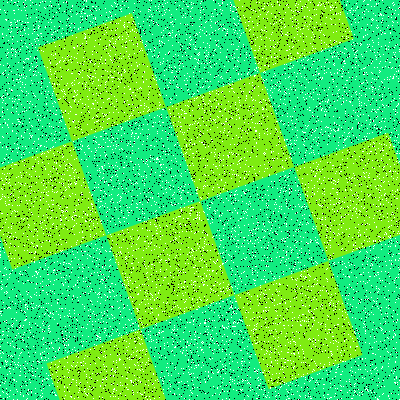
#> input picture Noise_Images_Salt_And_Pepper_10_Percent/noisy_checkered_triangles_color_126_236_17_angle_110_bckgrnd_17_236_127.png, 400 x 400 px
$ python visualization.py --original Noise_Images_Salt_And_Pepper_10_Percent --noisy Noise_Images_Salt_And_Pepper_10_Percent
#> lines starting #> are read from the running program, lines starting #| are printed output that depends on the picture
import cv2
import numpy as np
import matplotlib.pyplot as plt
from matplotlib.figure import Figure
from pathlib import Path
from typing import List, Tuple, Optional
import argparse
import sys


class ImageVisualizor:

    def __init__(self, original_image_path, noisey_image_path) -> None:
        self._original_images: List[np.ndarray] = []
        self._noisey_images: List[np.ndarray] = []

        self.original_image_path: Path = Path(original_image_path)
        self.noisey_image_path: Path = Path(noisey_image_path)


    def load_images(self) -> None:
        """Load matched pairs of images from both directories."""
        og_images: List[np.ndarray] = []
        noisey_images: List[np.ndarray] = []

        # Load multiple image formats
        image_extensions = ["*.png", "*.jpg", "*.jpeg"]

        # Get original images with their filenames
        original_files = []
        for ext in image_extensions:
            original_files.extend(list(self.original_image_path.glob(ext)))

        original_files = sorted(original_files)

        print(f"Found {len(original_files)} original image(s)")

        # For each original image, find matching noisy image
        for orig_path in original_files:
            # Try to find matching noisy image
            # First try with same filename
            noisy_path = self.noisey_image_path / orig_path.name

            # If not found, try with "noisy_" prefix
            if not noisy_path.exists():
                noisy_path = self.noisey_image_path / f"noisy_{orig_path.name}"

            # If still not found, try other common prefixes
            if not noisy_path.exists():
                noisy_path = self.noisey_image_path / f"noise_{orig_path.name}"

            if noisy_path.exists():
                orig_img = cv2.imread(str(orig_path))
#> orig_img is the input picture: shape (400, 400, 3); mean B, G, R 83.5, 225.8, 70.9
                noisy_img = cv2.imread(str(noisy_path))

                if orig_img is not None and noisy_img is not None:
                    # Check if dimensions match
                    if orig_img.shape == noisy_img.shape:
                        og_images.append(orig_img)
                        noisey_images.append(noisy_img)
                        print(f"✓ Loaded pair: {orig_path.name} (shape: {orig_img.shape})")
#| ✓ Loaded pair: noisy_checkered_triangles_color_126_236_17_angle_110_bckgrnd_17_236_127.png (shape: (400, 400, 3))
                    else:
                        print(f"✗ Skipped {orig_path.name}: dimension mismatch "
                              f"(orig: {orig_img.shape}, noisy: {noisy_img.shape})")
                else:
                    print(f"✗ Failed to load: {orig_path.name}")
            else:
                print(f"✗ No matching noisy image for: {orig_path.name}")

        self._original_images = og_images
#> self._original_images = 2 items
        self._noisey_images = noisey_images
#> self._noisey_images = 2 items

        print(f"\nSuccessfully loaded {len(self._original_images)} matching image pairs")
#| Successfully loaded 2 matching image pairs

        if len(self._original_images) == 0:
            print("\nWarning: No matching image pairs found!")
            print("Make sure:")
            print("  1. Noisy images have the same filename as originals")
            print("  2. OR noisy images have 'noisy_' or 'noise_' prefix")
            print("  3. Both images have the same dimensions")

    @staticmethod
    def _get_image_stats(original_image: np.ndarray, noisey_image: np.ndarray) -> None:

        # Validate image dimensions match
        if original_image.shape != noisey_image.shape:
            raise ValueError(
                f"Image dimensions don't match! "
                f"Original: {original_image.shape}, Noisy: {noisey_image.shape}"
            )

        # Extract original image channels
        orig_b = original_image[:, :, 0].flatten()
        orig_g = original_image[:, :, 1].flatten()
        orig_r = original_image[:, :, 2].flatten()
        orig_total = original_image.flatten()

        # Calculate original image statistics
        orig_mean_b = np.mean(orig_b)
        orig_sigma_b = np.std(orig_b)

        orig_mean_g = np.mean(orig_g)
        orig_sigma_g = np.std(orig_g)

        orig_mean_r = np.mean(orig_r)
        orig_sigma_r = np.std(orig_r)

        orig_mean_total = np.mean(orig_total)
        orig_sigma_total = np.std(orig_total)

        # calculate the difference between og and noisey images
        noise = noisey_image.astype(np.float32) - original_image.astype(np.float32)

        # extract noise for each channel
        noise_b = noise[:, :, 0].flatten()
        noise_g = noise[:, :, 1].flatten()
        noise_r = noise[:, :, 2].flatten()
        noise_total = noise.flatten()

        # calculate noise statistics
        # BLUE channel noise statistics
        mean_b = np.mean(noise_b)
        sigma_b = np.std(noise_b)

        # GREEN channel statistics
        mean_g = np.mean(noise_g)
        sigma_g = np.std(noise_g)

        # RED channel statistics
        mean_r = np.mean(noise_r)
        sigma_r = np.std(noise_r)

        # TOTAL channels statistics
        mean_total = np.mean(noise_total)
        sigma_total = np.std(noise_total)


        print("========== Original Image Statistics ==========")
        print(f"\nBlue Channel Stats:")
        print(f"  Mean (μ): {orig_mean_b:.4f}")
        print(f"  Std Dev (σ): {orig_sigma_b:.4f}")
        print(f"  Min: {np.min(orig_b):.4f}")
        print(f"  Max: {np.max(orig_b):.4f}")

        print(f"\nGreen Channel Stats:")
        print(f"  Mean (μ): {orig_mean_g:.4f}")
        print(f"  Std Dev (σ): {orig_sigma_g:.4f}")
        print(f"  Min: {np.min(orig_g):.4f}")
        print(f"  Max: {np.max(orig_g):.4f}")

        print(f"\nRed Channel Stats:")
        print(f"  Mean (μ): {orig_mean_r:.4f}")
        print(f"  Std Dev (σ): {orig_sigma_r:.4f}")
        print(f"  Min: {np.min(orig_r):.4f}")
        print(f"  Max: {np.max(orig_r):.4f}")

        print(f"\nCombined (All Channels) Stats:")
        print(f"  Mean (μ): {orig_mean_total:.4f}")
        print(f"  Std Dev (σ): {orig_sigma_total:.4f}")
        print(f"  Min: {np.min(orig_total):.4f}")
        print(f"  Max: {np.max(orig_total):.4f}")
        print("=" * 48)

        print("\n========== Image Noise Statistics ==========")
        print(f"\nBlue Channel Stats:")
        print(f"  Mean (μ): {mean_b:.4f}")
        print(f"  Std Dev (σ): {sigma_b:.4f}")
        print(f"  Min: {np.min(noise_b):.4f}")
        print(f"  Max: {np.max(noise_b):.4f}")

        print(f"\nGreen Channel Stats:")
        print(f"  Mean (μ): {mean_g:.4f}")
        print(f"  Std Dev (σ): {sigma_g:.4f}")
        print(f"  Min: {np.min(noise_g):.4f}")
        print(f"  Max: {np.max(noise_g):.4f}")

        print(f"\nRed Channel Stats:")
        print(f"  Mean (μ): {mean_r:.4f}")
        print(f"  Std Dev (σ): {sigma_r:.4f}")
        print(f"  Min: {np.min(noise_r):.4f}")
        print(f"  Max: {np.max(noise_r):.4f}")

        print(f"\nCombined (All Channels) Stats:")
        print(f"  Mean (μ): {mean_total:.4f}")
        print(f"  Std Dev (σ): {sigma_total:.4f}")
        print(f"  Min: {np.min(noise_total):.4f}")
        print(f"  Max: {np.max(noise_total):.4f}")
        print("=" * 44)

    @staticmethod
    def _plot_image_histogram(original_image: np.ndarray, noisey_image: np.ndarray) -> Tuple[Figure, np.ndarray]:

        # Validate image dimensions match
        if original_image.shape != noisey_image.shape:
            raise ValueError(
                f"Image dimensions don't match! "
                f"Original: {original_image.shape}, Noisy: {noisey_image.shape}"
            )

        # Convert BGR to RGB for matplotlib display
        original_rgb = cv2.cvtColor(original_image, cv2.COLOR_BGR2RGB)
        noisey_rgb = cv2.cvtColor(noisey_image, cv2.COLOR_BGR2RGB)

        fig, axs = plt.subplots(nrows=4, ncols=3, figsize=(21, 12))

        # Row 1: Image comparisons
        axs[0, 0].imshow(original_rgb)
        axs[0, 0].set_title("Original Image", fontsize=12, fontweight='bold')
        axs[0, 0].axis("off")

        axs[0, 1].imshow(noisey_rgb)
        axs[0, 1].set_title("Noisy Image", fontsize=12, fontweight='bold')
        axs[0, 1].axis("off")

        # Calculate the noise (difference between images)
        noise = noisey_image.astype(np.float32) - original_image.astype(np.float32)

        # Visualize noise (normalize for display)
        noise_vis = (noise - noise.min()) / (noise.max() - noise.min()) * 255
        noise_vis = noise_vis.astype(np.uint8)
        noise_vis_rgb = cv2.cvtColor(noise_vis, cv2.COLOR_BGR2RGB)

        axs[0, 2].imshow(noise_vis_rgb)
        axs[0, 2].set_title("Noise Visualization (Normalized)", fontsize=12, fontweight='bold')
        axs[0, 2].axis("off")

        # Extract noise channels for histogram plotting
        noise_b = noise[:, :, 0].flatten()
        noise_g = noise[:, :, 1].flatten()
        noise_r = noise[:, :, 2].flatten()
        noise_combined = noise.flatten()

        # row 2: Per-channel noise histograms with Gaussian overlays
        colors = ['blue', 'green', 'red']
        noise_channels = [noise_b, noise_g, noise_r]
        channel_names = ['Blue Channel', 'Green Channel', 'Red Channel']

        for i, (noise_ch, color, name) in enumerate(zip(noise_channels, colors, channel_names)):
            ax = axs[1, i]

            # lot histogram
            counts, bins, patches = ax.hist(noise_ch, bins=100, color=color, alpha=0.7,
                                           edgecolor='black', linewidth=0.5)

            # overlay Gaussian fit
            mu = np.mean(noise_ch)
            sigma = np.std(noise_ch)
            x = np.linspace(noise_ch.min(), noise_ch.max(), 100)
            gaussian_fit = len(noise_ch) * (bins[1] - bins[0]) * \
                          (1 / (sigma * np.sqrt(2 * np.pi))) * \
                          np.exp(-0.5 * ((x - mu) / sigma) ** 2)
            ax.plot(x, gaussian_fit, 'k--', linewidth=2, label=f'Gaussian Fit\nμ={mu:.2f}, σ={sigma:.2f}')

            ax.set_title(f'{name} Noise Distribution', fontsize=11, fontweight='bold')
            ax.set_xlabel('Noise Value', fontsize=10)
            ax.set_ylabel('Frequency', fontsize=10)
            ax.grid(alpha=0.3)
            ax.legend(fontsize=8)
            ax.axvline(x=0, color='red', linestyle='--', linewidth=1.5, alpha=0.7)

        # Row 3: Combined histogram, Q-Q plot, and statistics summary
        # Combined noise histogram
        ax = axs[2, 0]
        counts, bins, patches = ax.hist(noise_combined, bins=100, color='gray', alpha=0.7,
                                       edgecolor='black', linewidth=0.5)

        # Overlay Gaussian fit
        mu_all = np.mean(noise_combined)
        sigma_all = np.std(noise_combined)
        x = np.linspace(noise_combined.min(), noise_combined.max(), 100)
        gaussian_fit = len(noise_combined) * (bins[1] - bins[0]) * \
                      (1 / (sigma_all * np.sqrt(2 * np.pi))) * \
                      np.exp(-0.5 * ((x - mu_all) / sigma_all) ** 2)
        ax.plot(x, gaussian_fit, 'r--', linewidth=2,
               label=f'Gaussian Fit\nμ={mu_all:.2f}, σ={sigma_all:.2f}')

        ax.set_title('Combined Noise Distribution (All Channels)', fontsize=11, fontweight='bold')
        ax.set_xlabel('Noise Value', fontsize=10)
        ax.set_ylabel('Frequency', fontsize=10)
        ax.grid(alpha=0.3)
        ax.legend(fontsize=8)
        ax.axvline(x=0, color='red', linestyle='--', linewidth=1.5, alpha=0.7)

        # Q-Q plot
        from scipy import stats
        ax = axs[2, 1]
        stats.probplot(noise_combined[::100], dist="norm", plot=ax)  # Sample every 100th point
        ax.set_title('Q-Q Plot (Normality Test)', fontsize=11, fontweight='bold')
        ax.grid(alpha=0.3)

        # Statistics summary - spans last column
        ax = axs[2, 2]
        ax.axis('off')
        stats_text = f"""
                        NOISE STATISTICS
                        {'='*28}

                        Combined (All Channels):
                        Mean (μ):    {mu_all:>8.4f}
                        Std Dev (σ): {sigma_all:>8.4f}
                        Min:         {np.min(noise_combined):>8.4f}
                        Max:         {np.max(noise_combined):>8.4f}

                        Per Channel:
                        Blue:
                            μ = {np.mean(noise_b):>8.4f}
                            σ = {np.std(noise_b):>8.4f}
                        Green:
                            μ = {np.mean(noise_g):>8.4f}
                            σ = {np.std(noise_g):>8.4f}
                        Red:
                            μ = {np.mean(noise_r):>8.4f}
                            σ = {np.std(noise_r):>8.4f}

                        Expected:
                        μ ≈ 0, σ ≈ {sigma_all:.2f}
                    """
        ax.text(0.1, 0.5, stats_text, fontsize=9, family='monospace',
               verticalalignment='center', horizontalalignment='left',
               bbox=dict(boxstyle='round', facecolor='wheat', alpha=0.5))

        # Remove unused row 4
        for i in range(3):
            fig.delaxes(axs[3, i])

        plt.suptitle('Gaussian Noise Analysis', fontsize=16, fontweight='bold')
        plt.tight_layout()

        return fig, noise

    def analyze_images(self, num_samples: Optional[int] = None, interactive: bool = True) -> None:
        """
        Analyze and visualize image pairs.

        Parameters:
        -----------
        num_samples : int, optional
            Number of image pairs to analyze. If None, analyzes all images.
        interactive : bool, optional
            If True, prompts user between images. Default is True.
        """
#> called with interactive = True
        if not self._original_images or not self._noisey_images:
            print("Error: No images loaded. Call load_images() first.")
            return

        # Determine how many images to analyze
        total_images = min(len(self._original_images), len(self._noisey_images))
#> total_images = 2
        if num_samples is None:
            num_samples = total_images
#> num_samples = 2
        else:
            num_samples = min(num_samples, total_images)

        print(f"\n{'='*60}")
        print(f"Analyzing {num_samples} image pair(s)...")
#> (printed output is left out)
        print(f"{'='*60}\n")

        for i in range(num_samples):
            original_img = self._original_images[i]
            noisy_img = self._noisey_images[i]

            print(f"\n--- Analyzing Image Pair {i+1}/{num_samples} ---")

            # Print statistics
            self._get_image_stats(original_img, noisy_img)

            # Generate and display plots
            fig, noise = self._plot_image_histogram(original_img, noisy_img)
            plt.show()
#> this loop made 2 passes
#> (orig_mean_b in _get_image_stats, orig_sigma_b in _get_image_stats, orig_mean_g in _get_image_stats, orig_sigma_g in _get_image_stats, orig_mean_r in _get_image_stats, orig_sigma_r in _get_image_stats, orig_mean_total in _get_image_stats, orig_sigma_total in _get_image_stats) on passes 1 to 2: (83.54, 66.55, 225.8, 50.41, 70.87, 67.22, 126.7, 93.6), (85.71, 65.97, 225.6, 50.8, 68.3, 66.98, 126.5, 93.61)
#> (printed output is left out)
#> pass 1, in analyze_images, `plt.show()`:
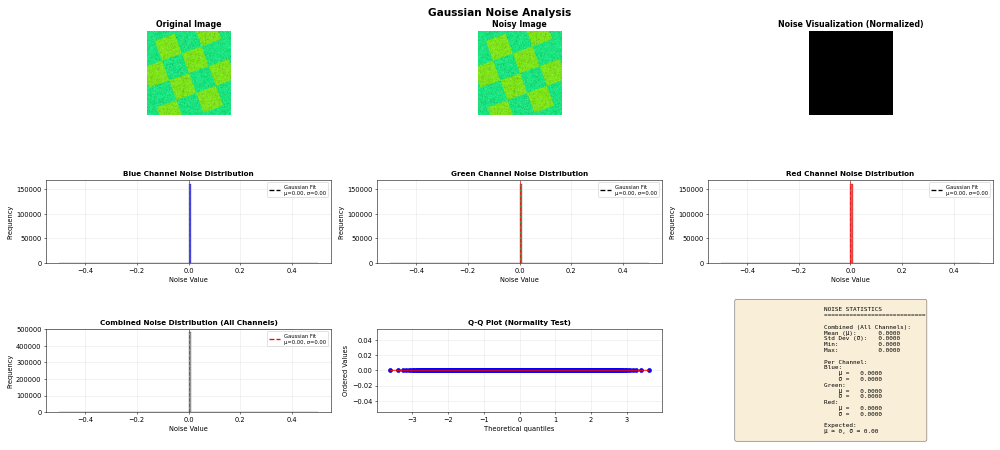
#> figure drawn by matplotlib, 8 panels; panel 4: tallest bar 160000 high, from x = 0 to 0.01; panel 5: tallest bar 160000 high, from x = 0 to 0.01; panel 6: tallest bar 160000 high, from x = 0 to 0.01; panel 7: tallest bar 480000 high, from x = 0 to 0.01


        print(f"\n{'='*60}")
        print("Analysis complete!")
        print(f"{'='*60}\n")


def main() -> None:
    """
    CLI tool for analyzing Gaussian noise in images.
    """
    parser = argparse.ArgumentParser(
        description='Analyze and visualize Gaussian noise in images',
        formatter_class=argparse.RawDescriptionHelpFormatter,
        epilog="""
            Examples:
            # Analyze first 3 image pairs
            python visualization.py -o ./clean_images -n ./gaussian_noise_15_sigma -s 3

            # Analyze all image pairs
            python visualization.py -o ./output_images -n ./gaussian_noise_15_sigma

            # Analyze with different noise levels
            python visualization.py -o ./clean_images -n ./gaussian_noise_25_sigma -s 5
                """
    )

    parser.add_argument(
        '-o', '--original',
        type=str,
        required=True,
        help='Path to directory containing original images'
    )

    parser.add_argument(
        '-n', '--noisy',
        type=str,
        required=True,
        help='Path to directory containing noisy images'
    )

    parser.add_argument(
        '-s', '--samples',
        type=int,
        default=None,
        help='Number of image pairs to analyze (default: all images)'
    )

    parser.add_argument(
        '--no-interactive',
        action='store_true',
        help='Disable interactive prompts between images'
    )

    args = parser.parse_args()

    # Validate paths
    original_path = Path(args.original)
    noisy_path = Path(args.noisy)

    if not original_path.exists():
        print(f"Error: Original image directory '{args.original}' does not exist.")
        sys.exit(1)

    if not noisy_path.exists():
        print(f"Error: Noisy image directory '{args.noisy}' does not exist.")
        sys.exit(1)

    # Create visualizer and run analysis
    print(f"\n{'='*60}")
    print("Gaussian Noise Analysis Tool")
    print(f"{'='*60}")
    print(f"Original images: {original_path.absolute()}")
    print(f"Noisy images: {noisy_path.absolute()}")
    print(f"{'='*60}\n")

    vis = ImageVisualizor(
        original_image_path=str(original_path),
        noisey_image_path=str(noisy_path)
    )

    # Load images
    vis.load_images()

    # Check if any images were loaded
    if not vis._original_images or not vis._noisey_images:
        print("Error: No images found in the specified directories.")
        sys.exit(1)

    # Analyze images
    vis.analyze_images(num_samples=args.samples, interactive=not args.no_interactive)


if __name__ == "__main__":
    main()
